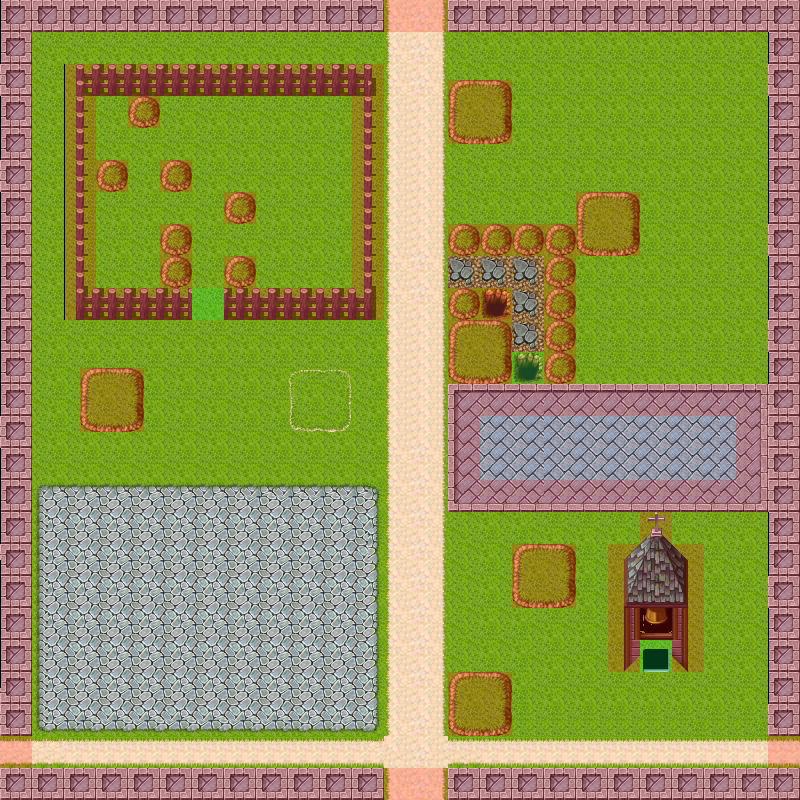

The image is a tile-based game level rendered from a .tmx file. Its description and source (layers, tilesets, objects; grid data summarised) follow:
An orthogonal 50x50 tile map with 16x16 px tiles, 4 tile layers (backround, buildings, barrier, meta), 10 tilesets and 35 objects (30x barrier, 5x entrance).

<map version="1.0" orientation="orthogonal" width="50" height="50" tilewidth="16" tileheight="16">
 <tileset firstgid="1" name="TileA1" tilewidth="16" tileheight="16">
  <image source="TileA1.png" trans="ff8080" width="512" height="384" />
 </tileset>
 <tileset firstgid="769" name="TileA2" tilewidth="16" tileheight="16">
  <image source="TileA2.png" trans="ff8080" width="512" height="384" />
 </tileset>
 <tileset firstgid="1537" name="TileA3" tilewidth="16" tileheight="16">
  <image source="TileA3.png" trans="ff8080" width="512" height="256" />
 </tileset>
 <tileset firstgid="2049" name="TileA4" tilewidth="16" tileheight="16">
  <image source="TileA4.png" trans="ff8080" width="512" height="480" />
 </tileset>
 <tileset firstgid="3009" name="TileA5" tilewidth="16" tileheight="16">
  <image source="TileA5.png" trans="ff8080" width="256" height="512" />
 </tileset>
 <tileset firstgid="3521" name="TileB" tilewidth="16" tileheight="16">
  <image source="TileB.png" trans="ff8080" width="512" height="512" />
 </tileset>
 <tileset firstgid="4545" name="TileC" tilewidth="16" tileheight="16">
  <image source="TileC.png" trans="000000" width="512" height="512" />
 </tileset>
 <tileset firstgid="5569" name="TileD" tilewidth="16" tileheight="16">
  <image source="TileD.png" trans="ff8080" width="512" height="512" />
 </tileset>
 <tileset firstgid="6593" name="TileE" tilewidth="16" tileheight="16">
  <image source="TileE.png" trans="ff8080" width="512" height="512" />
 </tileset>
 <tileset firstgid="7617" name="meta_tiles" tilewidth="16" tileheight="16">
  <image source="meta_tiles.png" trans="ff8080" width="67" height="34" />
  <tile id="0">
   <properties>
    <property name="Type" value="1" />
   </properties>
  </tile>
  <tile id="1">
   <properties>
    <property name="Type" value="1" />
   </properties>
  </tile>
  <tile id="2">
   <properties>
    <property name="Type" value="0" />
   </properties>
  </tile>
  <tile id="3">
   <properties>
    <property name="Type" value="0" />
   </properties>
  </tile>
  <tile id="4">
   <properties>
    <property name="Type" value="1" />
   </properties>
  </tile>
  <tile id="5">
   <properties>
    <property name="Type" value="1" />
   </properties>
  </tile>
  <tile id="6">
   <properties>
    <property name="Type" value="0" />
   </properties>
  </tile>
  <tile id="7">
   <properties>
    <property name="Type" value="0" />
   </properties>
  </tile>
 </tileset>
 <layer name="backround" width="50" height="50">
  <data>[2500 cells, 2500 non-empty, 36 distinct tile ids]</data>
 </layer>
 <layer name="buildings" width="50" height="50">
  <data>[2500 cells, 36 non-empty, 36 distinct tile ids]</data>
 </layer>
 <layer name="barrier" width="50" height="50">
  <data>[2500 cells, 1200 non-empty, 92 distinct tile ids]</data>
 </layer>
 <layer name="meta" width="50" height="50">
  <data>[2500 cells, 828 non-empty, 3 distinct tile ids]</data>
 </layer>
 <objectgroup name="objects" width="50" height="50">
  <object name="church" type="entrance" x="640" y="640" width="32" height="32" />
  <object name="cave" type="entrance" x="512" y="352" width="32" height="32" />
  <object name="right" type="entrance" x="768" y="736" width="32" height="32" />
  <object name="left" type="entrance" x="0" y="736" width="32" height="32" />
  <object name="top" type="entrance" x="384" y="0" width="64" height="32" />
 </objectgroup>
 <objectgroup name="meta-objects" width="50" height="50">
  <object name="left" type="barrier" x="0" y="0" width="32" height="736">
   <properties>
    <property name="barrier-type" value="1" />
   </properties>
  </object>
  <object name="right" type="barrier" x="768" y="0" width="32" height="736">
   <properties>
    <property name="barrier-type" value="1" />
   </properties>
  </object>
  <object name="top" type="barrier" x="32" y="0" width="352" height="32">
   <properties>
    <property name="barrier-type" value="1" />
   </properties>
  </object>
  <object name="bottom" type="barrier" x="0" y="768" width="800" height="32">
   <properties>
    <property name="barrier-type" value="1" />
   </properties>
  </object>
  <object name="stone1" type="barrier" x="448" y="672" width="64" height="64">
   <properties>
    <property name="barrier-type" value="1" />
   </properties>
  </object>
  <object name="t1" type="barrier" x="608" y="544" width="32" height="128">
   <properties>
    <property name="barrier-type" value="1" />
   </properties>
  </object>
  <object name="t2" type="barrier" x="672" y="544" width="32" height="128">
   <properties>
    <property name="barrier-type" value="1" />
   </properties>
  </object>
  <object name="t3" type="barrier" x="640" y="512" width="32" height="32">
   <properties>
    <property name="barrier-type" value="1" />
   </properties>
  </object>
  <object name="wb" type="barrier" x="448" y="480" width="320" height="32">
   <properties>
    <property name="barrier-type" value="1" />
   </properties>
  </object>
  <object name="n1" type="barrier" x="448" y="288" width="64" height="128">
   <properties>
    <property name="barrier-type" value="1" />
   </properties>
  </object>
  <object name="wt" type="barrier" x="512" y="384" width="256" height="32">
   <properties>
    <property name="barrier-type" value="1" />
   </properties>
  </object>
  <object name="n4" type="barrier" x="576" y="192" width="64" height="64">
   <properties>
    <property name="barrier-type" value="1" />
   </properties>
  </object>
  <object name="n2" type="barrier" x="544" y="224" width="32" height="160">
   <properties>
    <property name="barrier-type" value="1" />
   </properties>
  </object>
  <object name="n3" type="barrier" x="448" y="224" width="96" height="32">
   <properties>
    <property name="barrier-type" value="1" />
   </properties>
  </object>
  <object name="stone4" type="barrier" x="448" y="80" width="64" height="64">
   <properties>
    <property name="barrier-type" value="1" />
   </properties>
  </object>
  <object name="st" type="barrier" x="64" y="64" width="320" height="32">
   <properties>
    <property name="barrier-type" value="1" />
   </properties>
  </object>
  <object name="sr" type="barrier" x="352" y="96" width="32" height="192">
   <properties>
    <property name="barrier-type" value="1" />
   </properties>
  </object>
  <object name="s4" type="barrier" x="256" y="288" width="128" height="32">
   <properties>
    <property name="barrier-type" value="1" />
   </properties>
  </object>
  <object name="s3" type="barrier" x="224" y="256" width="32" height="64">
   <properties>
    <property name="barrier-type" value="1" />
   </properties>
  </object>
  <object name="s2" type="barrier" x="160" y="224" width="32" height="96">
   <properties>
    <property name="barrier-type" value="1" />
   </properties>
  </object>
  <object name="sl" type="barrier" x="64" y="96" width="32" height="192">
   <properties>
    <property name="barrier-type" value="1" />
   </properties>
  </object>
  <object name="s1" type="barrier" x="64" y="288" width="96" height="32">
   <properties>
    <property name="barrier-type" value="1" />
   </properties>
  </object>
  <object name="l" type="barrier" x="96" y="160" width="32" height="32">
   <properties>
    <property name="barrier-type" value="1" />
   </properties>
  </object>
  <object name="t" type="barrier" x="128" y="96" width="32" height="32">
   <properties>
    <property name="barrier-type" value="1" />
   </properties>
  </object>
  <object name="b" type="barrier" x="160" y="160" width="32" height="32">
   <properties>
    <property name="barrier-type" value="1" />
   </properties>
  </object>
  <object name="r" type="barrier" x="224" y="192" width="32" height="32">
   <properties>
    <property name="barrier-type" value="1" />
   </properties>
  </object>
  </objectgroup>
</map>
<!-- 4 of 35 objects omitted -->
